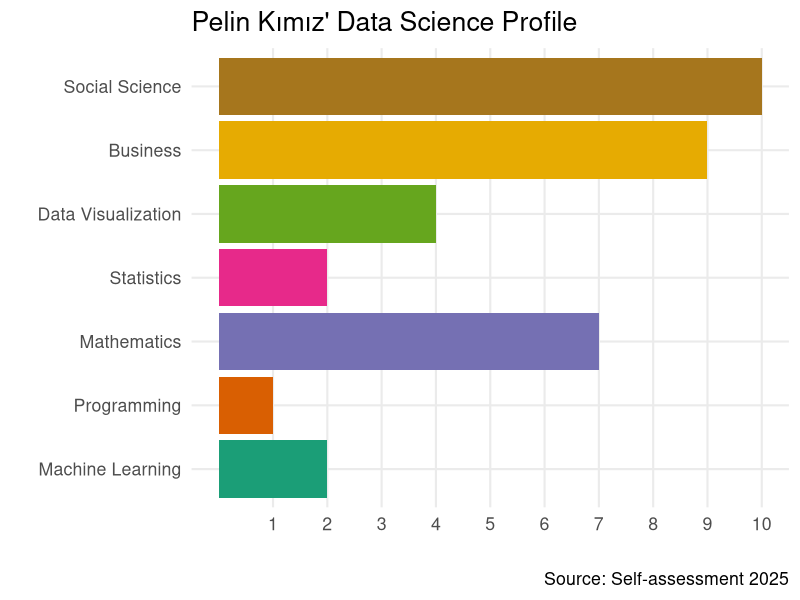

Write R code to recreate this figure.
## ---- chunk 1
#| label: packages-data
#| message: false
library(tidyverse)
library(readxl) # For reading Excel files

# Read in the data below

profiles_2025 <- read_xlsx("Data Sciene Profiles.xlsx")

#dim(profiles_2025)
#colnames(profiles_2025)
#head(profiles_2025)
## ---- chunk 2
#| label: my-profile
#| fig-width: 8
#| fig-height: 5
#| fig-align: "center"

profiles_2025 |> pivot_longer(`Social Science`:`Machine Learning`, 
                              names_to = "Dimension", 
                              values_to = "Value") |> 
  filter(Name == "Pelin Kimiz") |> 
  mutate(Dimension_ordered = Dimension |> fct_inorder() |> fct_rev()) |> 
  ggplot(aes(y = Dimension_ordered, x = Value, fill = Dimension_ordered)) + geom_col() +
  labs(x = "", y = "", title = "Pelin Kımız' Data Science Profile", caption = "Source: Self-assessment 2025") +
  scale_x_continuous(limits = c(0,10), breaks = 1:10, minor_breaks = NULL) +
  scale_fill_brewer(palette = "Dark2") +
  theme_minimal(base_size = 16) +
  theme(legend.position = "none")
